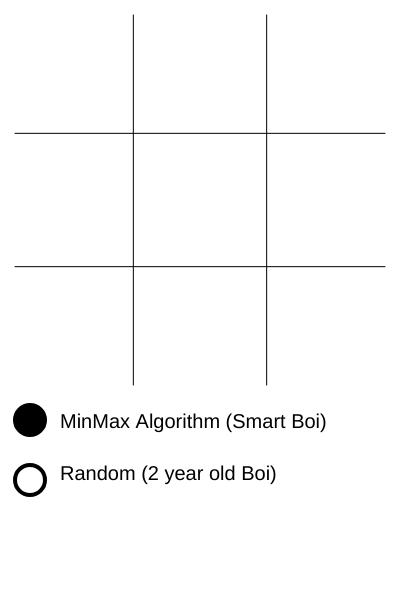
Frame 1 (no input)
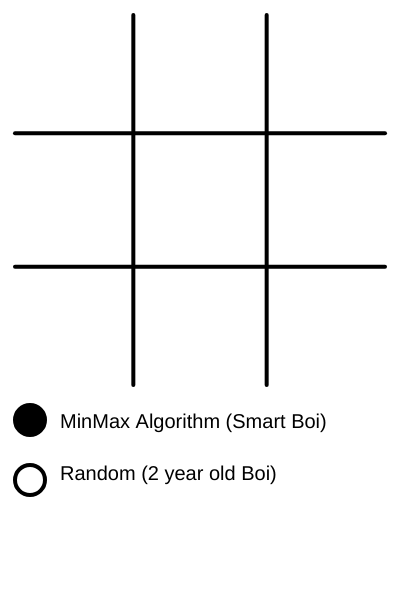
Frame 60 (no input)
Frame 120 (the mouse pressed at the canvas centre since frame 60): identical to frame 60, image omitted

The p5.js sketch that drew these frames (run headless with seeded random() and noise() and a simulated clock; from frame 60 on, the mouse is pressed at the canvas centre):

// p5.js sketch
// ── sketch.js
let HEIGHT = 600;
let WIDTH = HEIGHT;
let OFFSET_H = 0;
let OFFSET_W = 0;

let board = [
  ['', '', ''],
  ['', '', ''],
  ['', '', ''],
];

let winHorz = [0, 0, 0];
let winVert = [0, 0, 0];
let winAsc = false;
let winDsc = false;

let player1 = 'o';
let player2 = 'x';

let circleTurn = false;

let space = 30

let gameOver = false;

let useAI = true;
let mxDepth = 20;

let title;
let pressR;


function centerCanvas(){
  HEIGHT = 400;
  WIDTH = HEIGHT;
  resizeCanvas(WIDTH, HEIGHT * 1.5);
  cnv.position((windowWidth - WIDTH) / 2, (windowHeight - HEIGHT)/2);
  title.style('font-size', '32px');
  title.style('text-align', 'center');
  title.style('padding-top', '50px');
  title.style('padding-bottom', '20px');
  title.style('font-family', 'Arial, Helvetica, sans-serif');
  pressR.style('text-align', 'center');
  pressR.style('font-family', 'Arial, Helvetica, sans-serif');
}

function setup() {
  title = createDiv("Tic Tac Toe Bot");
  pressR = createDiv("Press 'r' to restart");
  cnv = createCanvas(WIDTH, HEIGHT * 1.5);
  centerCanvas();
  resetSketch();
}

function windowResized(){
  centerCanvas();
}

function resetSketch(){
  board = [
    ['', '', ''],
    ['', '', ''],
    ['', '', ''],
  ];
  boardC = [
    ['', '', ''],
    ['', '', ''],
    ['', '', ''],
  ];
  winHorz = [0, 0, 0];
  winVert = [0, 0, 0];
  winAsc = false;
  winDsc = false;
  circleTurn = false;
  gameOver = false;
  newGame = false;
}

function draw() {
  background(255);
  textSize(20);
  fill(0, 0, 0);
  text('MinMax Algorithm (Smart Boi)', space * 2 , HEIGHT * 1.07);
  text('Random (2 year old Boi)', space * 2 , HEIGHT * 1.2);
  let w = WIDTH / 3;
  let h =  HEIGHT / 3;
  
  for(let i=1; i<3; i++){
    line(w*i, 0 + space/2, w*i, HEIGHT - space/2);
  }
  
  for(let i=1; i<3; i++){
    line(0 + space / 2, h*i, WIDTH - space/2, h*i);
  }
  
  for(let i=0; i<3; i++){
    for(let j=0; j<3; j++){
      let x = w * i;
      let y = h * j;
      let spot = board[i][j];
      strokeWeight(4);
      if (spot == player1){
        noFill()
        ellipse(x+w/2,y+h/2,w - space * 1.5)
      } else if (spot == player2){
        line(x + space,y+space, x+w-space, y+h-space);
        line(x+space, y+h-space, x+w-space, y+space)
      }
    }
  }
  
  for(let i=0; i<3; i++){
    if(winHorz[i]){
      line(space/2, i * h + h/2, WIDTH-space/2, i * h + h/2);
    }
  }
  
  for(let i=0; i<3; i++){
    if(winVert[i]){
      line(i * h + h/2, space/2, i * h + h/2, WIDTH-space/2);
    }
  }
  
  if(winDsc){
    line(space/2, space/2, WIDTH-space/2, WIDTH-space/2)
  }
  
  if(winAsc){
    line(space/2, WIDTH-space/2, WIDTH-space/2, space/2)
  }
  
  if(newGame) resetSketch();
  if(useAI){
    fill(0, 0, 0);
  } else {
    noFill();
  }
  ellipse(space, HEIGHT * 1.05, 30, 30);
  if(useAI){
    noFill();
  } else {
    fill(0, 0, 0);
  }
  ellipse(space, HEIGHT * 1.2, 30, 30);
}

function checkWin(circleTurn, toDraw){
  let val = 'o';
  if(!circleTurn) val = 'x';
  for(let i=0; i<3; i++){
    let win=true;
    for(let j=1; j<3; j++){
      win &= (board[i][j] == board[i][j-1] && board[i][j] == val);
    }
    if(win){
      if(toDraw) winVert[i] = 1;
      return true;
    }
  }
  for(let i=0; i<3; i++){
    let win=true;
    for(let j=1; j<3; j++){
      win &= (board[j][i] == board[j-1][i] && board[j][i] == val);
    }
    if(win){
      if(toDraw) winHorz[i] = 1;
      return true;
    }
  }
  
  let dscWin = true;
  for(let i=1; i<3; i++){
    dscWin &= (board[i][i] == board[i-1][i-1] && board[i][i] == val);
  }
  
  if(toDraw) winDsc |= dscWin;
  
  if(dscWin) return true;
  
  let ascWin = true;
  for(let i=1; i<3; i++){
    ascWin &= (board[i][3-i-1] == board[i-1][3-i] && board[i][3-i-1] == val);
  }
  
  if(toDraw) winAsc |= ascWin;
  
  if(ascWin) return true;
}

function isAvail(i, j, copy){
  if(copy) return boardC[i][j] == '';
  return board[i][j] == '';
}

function minMax(player){
  let moves = [];
  for(let i=0; i<3; i++){
    for(let j=0; j<3; j++){
      if(isAvail(i,j, true)){
        moves.push([i,j]);
      }
    }
  }
  let best =1e9, bestInd = 0;
  for(let i=0; i<moves.length; i++){
    boardC[moves[i][0]][moves[i][1]] = 'o';
    let cur = chooseBest(!player, 0);
    if(best >= cur){
      best = cur;
      bestInd = i;
    }
    boardC[moves[i][0]][moves[i][1]] = '';
  }
  return moves[bestInd];
}

function chooseBest(player, depth){
  if(checkWin(!player, false)){
    return -10 - depth;
  }
  if(checkWin(player, false)){
    return 10 - depth;
  }
  if(isDraw()) return 0;
  let moves = [];
  for(let i=0; i<3; i++){
    for(let j=0; j<3; j++){
      if(isAvail(i,j,true)){
        moves.push([i,j]);
      }
    }
  }
  let best = 1e9;
  for(let i=0; i<moves.length; i++){
    if(player){
      boardC[moves[i][0]][moves[i][1]] = 'o';
    } else {
      boardC[moves[i][0]][moves[i][1]] = 'x';
    }
    best = min(best, chooseBest(!player, depth+1));
    boardC[moves[i][0]][moves[i][1]] = '';
  }
  return -best;
}

function aiMove(){
  if(!useAI){
    let moves = [];
    for(let i=0; i<3; i++){
      for(let j=0; j<3; j++){
        if(isAvail(i,j, false)) {
          moves.push([i, j]);
        }
      }
    }
    return random(moves);
  } else {
    boardC = board;
    return minMax(1);
  }
}

function isDraw(){
  let free = false;
  for(let i=0; i<3; i++){
    for(let j=0; j<3; j++){
      free |= board[i][j] == '';
    }
  }
  return !free;
}

function mouseClicked(){
space, HEIGHT * 1.05
  if(abs(mouseX - space) <= 30 && abs(mouseY - HEIGHT * 1.05) <= 30){
    useAI = true;
  } 
  else if(abs(mouseX - space) <= 30 && abs(mouseY - HEIGHT * 1.2) <= 30){
    useAI = false;
  }
  else if (!gameOver){
    let row =0, col = 0;
      row = int(mouseX/(HEIGHT/3));
      col = int(mouseY/(HEIGHT/3));
    if(board[row][col] == ''){
        if(circleTurn){
          board[row][col] = 'o';
        } else {
          board[row][col] = 'x';
        }
        if(checkWin(circleTurn, true)){
          gameOver = true;
        }
        if(checkWin(!circleTurn, true)){
          gameOver = true;
        }
        circleTurn = !circleTurn;
        if(!gameOver && !isDraw()){
          let result = aiMove();
          row = result[0];
          col = result[1];
          if(board[row][col] == ''){
            if(circleTurn){
              board[row][col] = 'o';
            } else {
              board[row][col] = 'x';
            }
            if(checkWin(circleTurn, true)){
              gameOver = true;
            }
            if(checkWin(!circleTurn, true)){
              gameOver = true;
            }
        }
        circleTurn = !circleTurn;
      }
    }
    
  }
}

function keyPressed(){
  if(key === 'r'){
    newGame = true;
  }
}
// ── style.css
html, body {
  align-self: center;
  margin: 0;
  padding: 0;
}
canvas {
  align-self: center;
  display: block;
}
